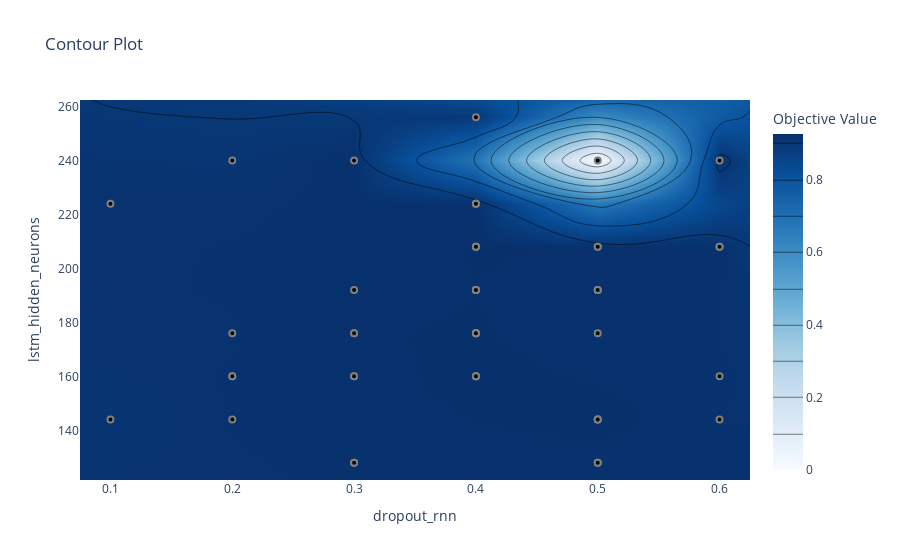

Write notebook code for a chart like this one.
### Markdown cell above
### lstm_hidden_neuron vs dropout_rnn
    - Avoid setting 0.4-0.6 dropout rnn with High LSTM state size

### Code cell
fig = optuna.visualization.plot_contour(study=loaded_study,params=['lstm_hidden_neurons','dropout_rnn'])
fig.show()

### Figure 1 — Plotly figure (JSON) as saved in the notebook; plotly's stock layout.template omitted (floating-point values rounded to 4 significant figures)
{"data": [{"colorbar": {"title": {"text": "Objective Value"}}, "colorscale": [[0, "rgb(247,251,255)"], [0.125, "rgb(222,235,247)"], [0.25, "rgb(198,219,239)"], [0.375, "rgb(158,202,225)"], [0.5, "rgb(107,174,214)"], [0.625, "rgb(66,146,198)"], [0.75, "rgb(33,113,181)"], [0.875, "rgb(8,81,156)"], [1, "rgb(8,48,107)"]], "connectgaps": true, "contours": {"coloring": "heatmap"}, "hoverinfo": "none", "line": {"smoothing": 1.3}, "reversescale": false, "type": "contour", "x": [0.075, 0.1, 0.2, 0.3, 0.4, 0.5, 0.6, 0.625], "y": [121.6, 128, 144, 160, 176, 192, 208, 224, 240, 256, 262.4], "z": [[null, null, null, null, null, null, null, null], [null, null, null, 0.9188, null, 0.9185, null, null], [null, 0.908, 0.9174, null, null, 0.9257, 0.9168, null], [null, null, 0.9175, 0.9198, 0.9245, null, 0.9174, null], [null, null, 0.9163, 0.9217, 0.9228, 0.9184, null, null], [null, null, null, 0.9203, 0.9221, 0.9204, null, null], [null, null, null, null, 0.9226, 0.922, 0.9198, null], [null, 0.9169, null, null, 0.9215, null, null, null], [null, null, 0.9066, 0.9215, null, 0, 0.9191, null], [null, null, null, null, 0.8965, null, null, null], [null, null, null, null, null, null, null, null]]}, {"marker": {"color": "black", "line": {"color": "Grey", "width": 2}}, "mode": "markers", "showlegend": false, "type": "scatter", "x": [0.3, 0.2, 0.5, 0.6, 0.2, 0.1, 0.1, 0.2, 0.4, 0.3, 0.4, 0.4, 0.3, 0.5, 0.6, 0.5, 0.5, 0.4, 0.4, 0.4, 0.3, 0.4, 0.4, 0.5, 0.5, 0.6, 0.5, 0.6, 0.5, 0.3, 0.4, 0.4, 0.4, 0.3, 0.5, 0.4, 0.5, 0.2, 0.4, 0.3, 0.5, 0.4, 0.4, 0.4, 0.3, 0.4, 0.2, 0.4, 0.6, 0.5], "y": [128, 160, 240, 240, 176, 224, 144, 240, 256, 240, 208, 208, 192, 208, 208, 192, 208, 176, 176, 160, 160, 176, 160, 144, 128, 144, 144, 160, 144, 128, 192, 176, 160, 176, 192, 224, 128, 144, 224, 160, 176, 192, 192, 208, 176, 224, 160, 192, 208, 192]}], "layout": {"title": {"text": "Contour Plot"}, "xaxis": {"range": [0.075, 0.625], "title": {"text": "dropout_rnn"}}, "yaxis": {"range": [121.6, 262.4], "title": {"text": "lstm_hidden_neurons"}}}}
